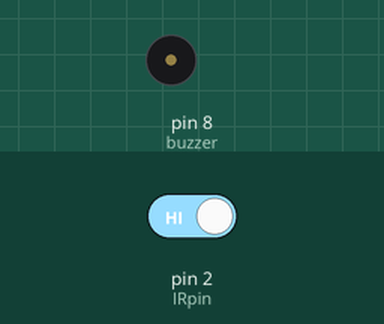
This sketch was run on a simulated Arduino Uno, built with avr-gcc and run on an emulated ATmega328P. Parts: buzzer (waves = sounding, pin HIGH). The inputs (shaded band) are chosen by the test bench; at power-on: pin 2 (IRpin) HIGH.

Above: at 1.2 s.
1.3 s: pin 2 (IRpin) driven LOW
At 1.4 s:
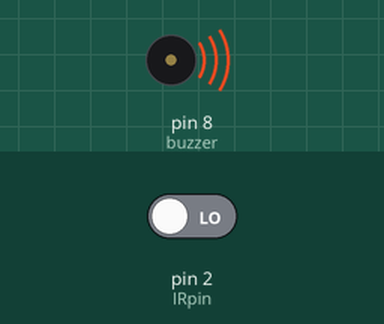
4.3 s: pin 2 (IRpin) driven HIGH
At 5.2 s:
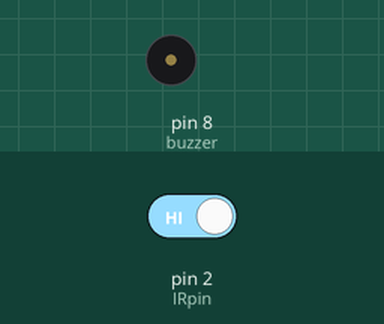
Timing chart, 0 to 7.3 s (numbered marks = the images above; inputs shaded):
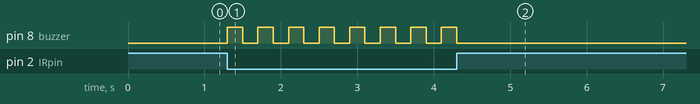

Measured:
- after the input at 1.3 s, pin 8 (buzzer): alternates HIGH for 0.20 s and LOW for 0.20 s, starting at once
- after the input at 4.3 s, pin 8 (buzzer): goes on until 4.3 s, then stays LOW

The sketch:

IRsensor.ino
```cpp
//out pin of the sensor goes to any digital pin on arduino
// both bulbs same height
int IRpin=2;
int buzzer=8; //built-in led , (13)
void setup() {
  // put your setup code here, to run once:
pinMode(IRpin,INPUT); // ir sensor so input
pinMode(buzzer,OUTPUT);
}

void loop() {
  // put your main code here, to run repeatedly:
int val;
val=digitalRead(IRpin); //stores the value high or low
if(val==LOW){
  digitalWrite(buzzer,HIGH);
  delay(200);  // tweaking this keeps the buzzing sound for longer or smaller time
  digitalWrite(buzzer,LOW);
  delay(200);
}
else{
  digitalWrite(buzzer,LOW);
}
}
// works for the buzzer as well
```
